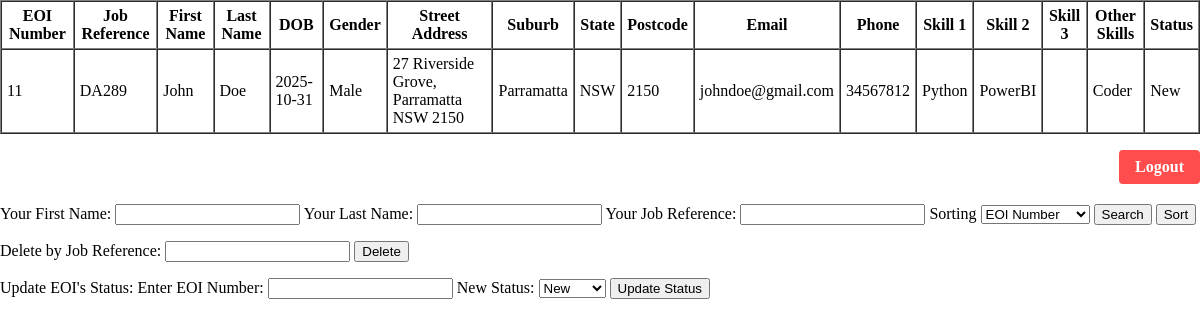
The app's page /project1/manage.php (signed in) with its own data.
### tables this page shows
CREATE TABLE `eoi` (
  `EOInumber` int(11) NOT NULL,
  `JobReference` varchar(5) NOT NULL,
  `FirstName` varchar(20) NOT NULL,
  `LastName` varchar(20) NOT NULL,
  `DOB` date NOT NULL,
  `Gender` enum('Male','Female','Others') NOT NULL,
  `StreetAddress` varchar(40) NOT NULL,
  `Suburb` varchar(40) NOT NULL,
  `State` enum('VIC','NSW','QLD','NT','WA','SA','TAS','ACT') NOT NULL,
  `Postcode` char(4) NOT NULL,
  `Email` varchar(50) NOT NULL,
  `Phone` varchar(15) NOT NULL,
  `Skills` text NOT NULL,
  `OtherSkills` text NOT NULL,
  `Status` enum('New','Current','Final') NOT NULL DEFAULT 'New'
);

### project1/manage.php (the view, shortened to what this page needs)
<?php
require_once("settings.php");
$conn = mysqli_connect($host, $user, $pwd, $sql_db);
?>
<link rel="stylesheet" href="styles/manager_login_page_styles.css">
<?php
$allowedSort = ['EOInumber','JobReference','FirstName','LastName','Status'];
$sortField = in_array($_GET['sorting_field'] ?? '', $allowedSort) ? $_GET['sorting_field'] : 'EOInumber';
$sql = "SELECT * FROM eoi WHERE 1=1";
$sql .= " ORDER BY $sortField ASC";
$result = mysqli_query($conn, $sql);
if (mysqli_num_rows($result) > 0) {
    echo "<table border='1' cellpadding='5' cellspacing='0'>";
    echo "<tr>
        <th>EOI Number</th>
        <th>Job Reference</th>
        <th>First Name</th>
        <th>Last Name</th>
        <th>DOB</th>
        <th>Gender</th>
        <th>Street Address</th>
        <th>Suburb</th>
        <th>State</th>
        <th>Postcode</th>
        <th>Email</th>
        <th>Phone</th>
        <th>Skill 1</th>
        <th>Skill 2</th>
        <th>Skill 3</th>
        <th>Other Skills</th>
        <th>Status</th>
    </tr>";
while ($row = mysqli_fetch_assoc($result)) {
    $skills = explode(", ", $row['Skills']);
    $skill1 = $skills[0] ?? '';
    $skill2 = $skills[1] ?? '';
    $skill3 = $skills[2] ?? '';
    echo "<tr>
    <td>" . htmlspecialchars($row['EOInumber']) . "</td>
    <td>" . htmlspecialchars($row['JobReference']) . "</td>
    <td>" . htmlspecialchars($row['FirstName']) . "</td>
    <td>" . htmlspecialchars($row['LastName']) . "</td>
    <td>" . htmlspecialchars($row['DOB']) . "</td>
    <td>" . htmlspecialchars($row['Gender']) . "</td>
    <td>" . htmlspecialchars($row['StreetAddress']) . "</td>
    <td>" . htmlspecialchars($row['Suburb']) . "</td>
    <td>" . htmlspecialchars($row['State']) . "</td>
    <td>" . htmlspecialchars($row['Postcode']) . "</td>
    <td>" . htmlspecialchars($row['Email']) . "</td>
    <td>" . htmlspecialchars($row['Phone']) . "</td>
    <td>" . htmlspecialchars($skill1) . "</td>
    <td>" . htmlspecialchars($skill2) . "</td>
    <td>" . htmlspecialchars($skill3) . "</td>
    <td>" . htmlspecialchars($row['OtherSkills']) . "</td>
    <td>" . htmlspecialchars($row['Status']) . "</td>
</tr>";
}
    echo "</table>";
} else {
    echo "<p>No EOI's found.</p>";
}
?>
<p class="logout-link">
    <a href="?logout=true" class="logout-button">Logout</a>
</p>
<form method="get" action="">
    Your First Name: <input type="text" name="first_name">
    Your Last Name: <input type="text" name="last_name">
    Your Job Reference: <input type="text" name="job_reference">
    Sorting
    <select name="sorting_field">
        <option value="EOInumber">EOI Number</option>
    </select>
    <input type="submit" name="action" value="Search">
    <input type="submit" name="action" value="Sort">
</form>
<form method="post" action="">
    Delete by Job Reference:
    <input type="text" name="delete_jobref" required>
    <input type="submit" value="Delete">
</form>
<form method="post" action="">
    Update EOI's Status:
    Enter EOI Number: <input type="number" name="update_status_eoi" required>
    New Status:
    <select name="new_status">
        <option value="New">New</option>
    </select>
    <input type="submit" value="Update Status">
</form>

### project1/styles/manager_login_page_styles.css (style rules this page uses)
.logout-button { display: inline-block; padding: 8px 16px; background-color: #ff4d4d; color: white; text-decoration: none; border-radius: 4px; font-weight: bold; transition: background-color 0.3s ease; }
p.logout-link { text-align: right; margin-bottom: 20px; }

### records on screen
eoi: EOInumber "11", JobReference "DA289", FirstName "John", LastName "Doe", DOB "2025-10-31", Gender "Male", StreetAddress "27 Riverside Grove, Parramatta NSW 2150", Suburb "Parramatta", State "NSW", Postcode "2150", Email "johndoe@gmail.com", Phone "34567812", Skills "Python", Skills "PowerBI", OtherSkills "Coder", Status "New"
